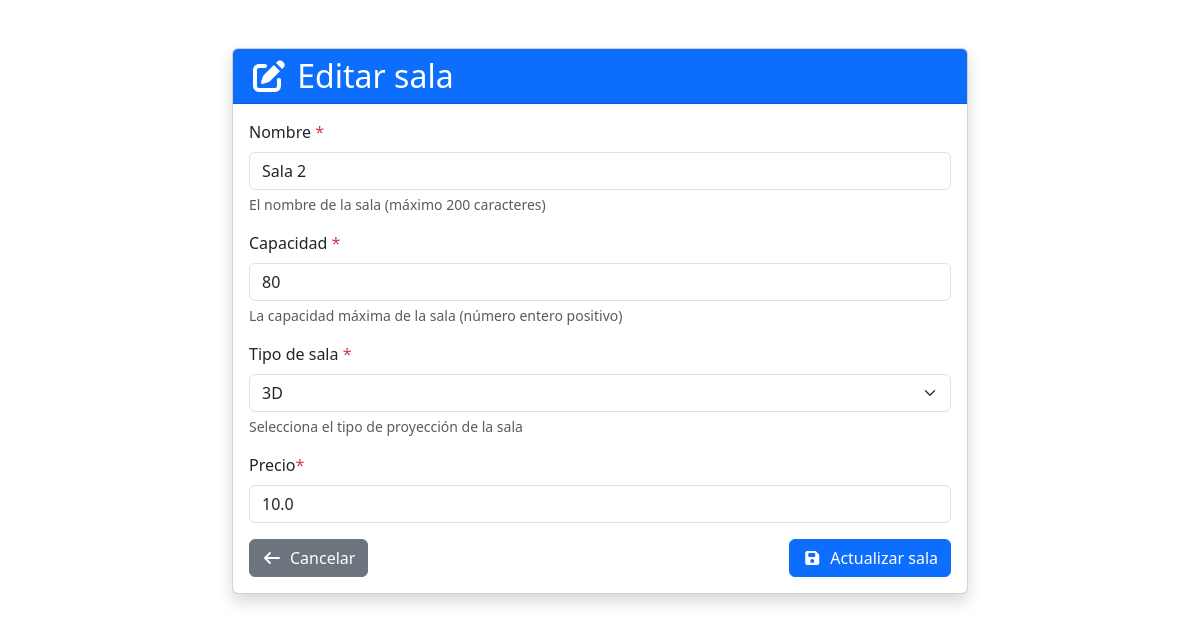
Page /salas/2/edit on the earlier database version.
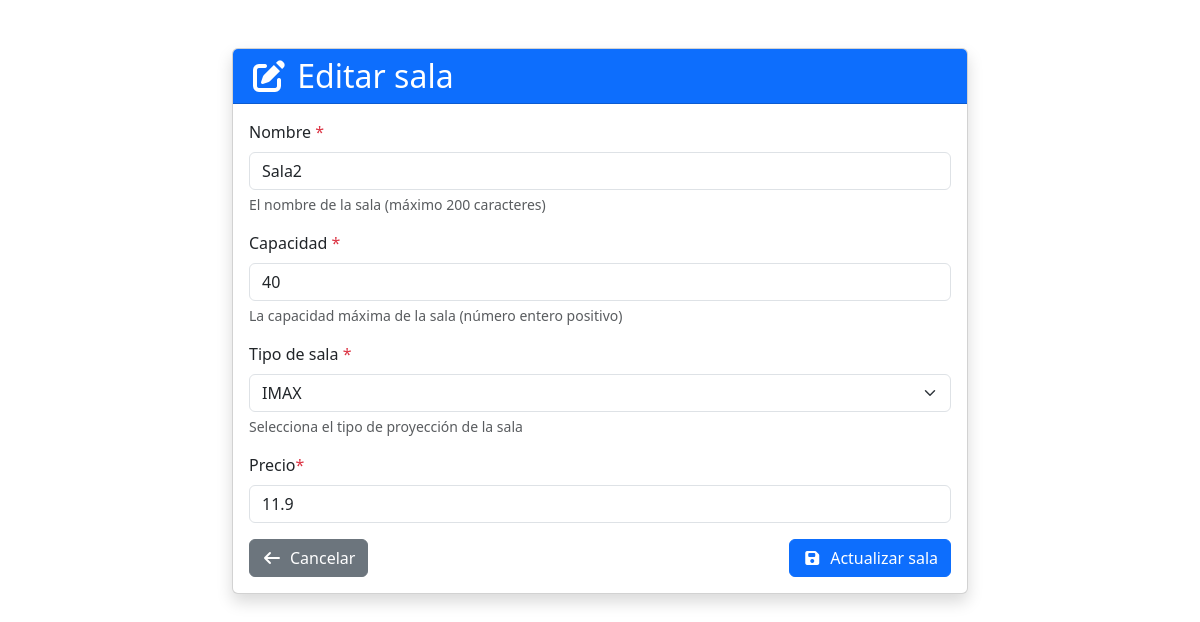
Same page on the later database version.
### app/models/sala.py (models this page shows)
class SalaORM(Base):
    __tablename__ = "salas"
    id: Mapped[int] = mapped_column(Integer, primary_key=True, autoincrement=True)
    nombre: Mapped[str] = mapped_column(nullable=False)
    capacidad: Mapped[int] = mapped_column(Integer, nullable=False)
    tipo: Mapped[str] = mapped_column(Enum("2D", "3D", "IMAX", "2d", "3d", "imax", "Imax", name="tipo_enum"), nullable=False)
    precio: Mapped[float] = mapped_column(Float, nullable=False)

### app/routers/web/salas.py (the view)
@router.get("/{sala_id}/edit", response_class=HTMLResponse)
def show_edit_form(request: Request, sala_id: int, db: Session = Depends(get_db)):
    sala = db.execute(select(SalaORM).where(SalaORM.id == sala_id)).scalar_one_or_none()
    if sala is None:
        raise HTTPException(status_code=404, detail="404 -  Sala no encontrada")
    return templates.TemplateResponse(
        "salas/form.html",
        {"request": request, "sala": sala}
    )

### app/templates/salas/form.html (shortened to what the changed rows need)
<!DOCTYPE html>
<html lang="en">
<head>
    <link href="https://cdn.jsdelivr.net/npm/bootstrap@5.3.8/dist/css/bootstrap.min.css" rel="stylesheet">
    <link rel="stylesheet" href="https://cdnjs.cloudflare.com/ajax/libs/font-awesome/7.0.1/css/all.min.css" />
</head>
<body>
    <div class="container mt-5">
        <div class="row justify-content-center">
            <div class="col-md-8">
                <div class="card shadow">
                    <div class="card-header bg-primary text-white">
                        <h2 class="card-title mb-0">
                            <i class="fa-solid fa-{% if sala %}pen-to-square{% else %}plus{% endif %}"></i>
                            {% if sala %}Editar sala{% else %}Crear nueva sala{% endif %}
                        </h2>
                    </div>
                    <div class="card-body">
                        <form method="post" action="{% if sala %}/salas/{{ sala.id }}/edit{% else %}/salas/new{% endif %}">
                            <div class="mb-3">
                                <label for="nombre" class="form-label">Nombre <span class="text-danger">*</span></label>
                                <input
                                    type="text"
                                    class="form-control"
                                    id="nombre"
                                    name="nombre"
                                    value="{% if form_data %}{{ form_data.get('nombre', '') }}{% elif sala %}{{ sala.nombre }}{% endif %}"
                                    required
                                    maxlength="200"
                                >
                                <div class="form-text">El nombre de la sala  (máximo 200 caracteres)</div>
                            </div>
                            <div class="mb-3">
                                <label for="capacidad" class="form-label">Capacidad <span class="text-danger">*</span></label>
                                <input
                                    type="number"
                                    class="form-control"
                                    id="capacidad"
                                    name="capacidad"
                                    value="{% if form_data %}{{ form_data.get('capacidad', '') }}{% elif sala %}{{ sala.capacidad }}{% endif %}"
                                    required
                                    min="1"
                                >
                                <div class="form-text">La capacidad máxima de la sala (número entero positivo)</div>
                            </div>
                            <div class="mb-3">
                                <label for="tipo" class="form-label">Tipo de sala <span class="text-danger">*</span></label>
                                <select id="tipo" name="tipo" class="form-select" required>
                                    <option value="3D" {% if form_data and form_data.get('tipo') == '3D' %}selected{% elif sala and sala.tipo == '3D' %}selected{% endif %}>3D</option>
                                    <option value="IMAX" {% if form_data and form_data.get('tipo') == 'IMAX' %}selected{% elif sala and sala.tipo == 'IMAX' %}selected{% endif %}>IMAX</option>
                                </select>
                                <div class="form-text">Selecciona el tipo de proyección de la sala</div>
                            </div>
                            <div class="mb-3">
                                <label for="precio" class="form-label">Precio<span class="text-danger">*</span></label>
                                <input
                                    type="number"
                                    class="form-control"
                                    id="precio"
                                    name="precio"
                                    value="{% if form_data %}{{ form_data.get('precio', '') }}{% elif sala %}{{ sala.precio }}{% endif %}"
                                    step="0.01"
                                    min="0"
                                    max="100"
                                    required>
                            </div>
                        </form>
                    </div>
                </div>
            </div>
        </div>
    </div>
</body>
</html>

Differences in the rows shown:
changed SalaORM: nombre "Sala 2" → "Sala2"; capacidad "80" → "40"; tipo "3D" → "IMAX"; precio "10.0" → "11.9"
